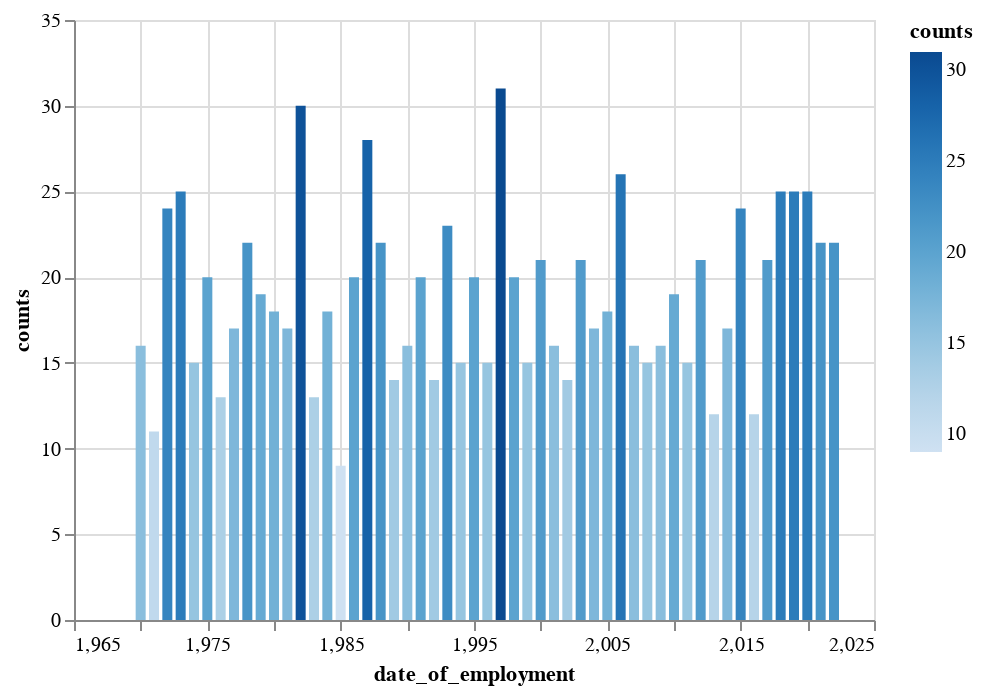

The notebook cell this image was saved under:
### Code cell
df = pd.DataFrame(csv, columns=['date_of_employment'])
df = df.groupby(df['date_of_employment'].map(lambda x: pd.Timestamp(x).year)).count()
df = df.rename(columns={'date_of_employment': 'counts'})
df["counts"] = df["counts"].astype('int32')
df = df.reset_index(level=0)
alt.Chart(df).mark_bar(orient='vertical').encode(
    alt.X('date_of_employment'), y='counts', color='counts'
)

### Figure 1 — Vega-Lite specification as saved in the notebook (floating-point values rounded to 4 significant figures)
{"config": {"view": {"continuousWidth": 400, "continuousHeight": 300}}, "data": {"name": "data-72869de42c656593a86d1eab3f1c5e1f"}, "mark": {"type": "bar", "orient": "vertical"}, "encoding": {"color": {"field": "counts", "type": "quantitative"}, "x": {"field": "date_of_employment", "type": "quantitative"}, "y": {"field": "counts", "type": "quantitative"}}, "$schema": "https://vega.github.io/schema/vega-lite/v4.17.0.json", "datasets": {"data-72869de42c656593a86d1eab3f1c5e1f": [{"date_of_employment": 1970, "counts": 16}, {"date_of_employment": 1971, "counts": 11}, {"date_of_employment": 1972, "counts": 24}, {"date_of_employment": 1973, "counts": 25}, {"date_of_employment": 1974, "counts": 15}, {"date_of_employment": 1975, "counts": 20}, {"date_of_employment": 1976, "counts": 13}, {"date_of_employment": 1977, "counts": 17}, {"date_of_employment": 1978, "counts": 22}, {"date_of_employment": 1979, "counts": 19}, {"date_of_employment": 1980, "counts": 18}, {"date_of_employment": 1981, "counts": 17}, {"date_of_employment": 1982, "counts": 30}, {"date_of_employment": 1983, "counts": 13}, {"date_of_employment": 1984, "counts": 18}, {"date_of_employment": 1985, "counts": 9}, {"date_of_employment": 1986, "counts": 20}, {"date_of_employment": 1987, "counts": 28}, {"date_of_employment": 1988, "counts": 22}, {"date_of_employment": 1989, "counts": 14}, {"date_of_employment": 1990, "counts": 16}, {"date_of_employment": 1991, "counts": 20}, {"date_of_employment": 1992, "counts": 14}, {"date_of_employment": 1993, "counts": 23}, {"date_of_employment": 1994, "counts": 15}, {"date_of_employment": 1995, "counts": 20}, {"date_of_employment": 1996, "counts": 15}, {"date_of_employment": 1997, "counts": 31}, {"date_of_employment": 1998, "counts": 20}, {"date_of_employment": 1999, "counts": 15}, {"date_of_employment": 2000, "counts": 21}, {"date_of_employment": 2001, "counts": 16}, {"date_of_employment": 2002, "counts": 14}, {"date_of_employment": 2003, "counts": 21}, {"date_of_employment": 2004, "counts": 17}, {"date_of_employment": 2005, "counts": 18}, {"date_of_employment": 2006, "counts": 26}, {"date_of_employment": 2007, "counts": 16}, {"date_of_employment": 2008, "counts": 15}, {"date_of_employment": 2009, "counts": 16}, {"date_of_employment": 2010, "counts": 19}, {"date_of_employment": 2011, "counts": 15}, {"date_of_employment": 2012, "counts": 21}, {"date_of_employment": 2013, "counts": 12}, {"date_of_employment": 2014, "counts": 17}, {"date_of_employment": 2015, "counts": 24}, {"date_of_employment": 2016, "counts": 12}, {"date_of_employment": 2017, "counts": 21}, {"date_of_employment": 2018, "counts": 25}, {"date_of_employment": 2019, "counts": 25}, {"date_of_employment": 2020, "counts": 25}, {"date_of_employment": 2021, "counts": 22}, {"date_of_employment": 2022, "counts": 22}]}}
